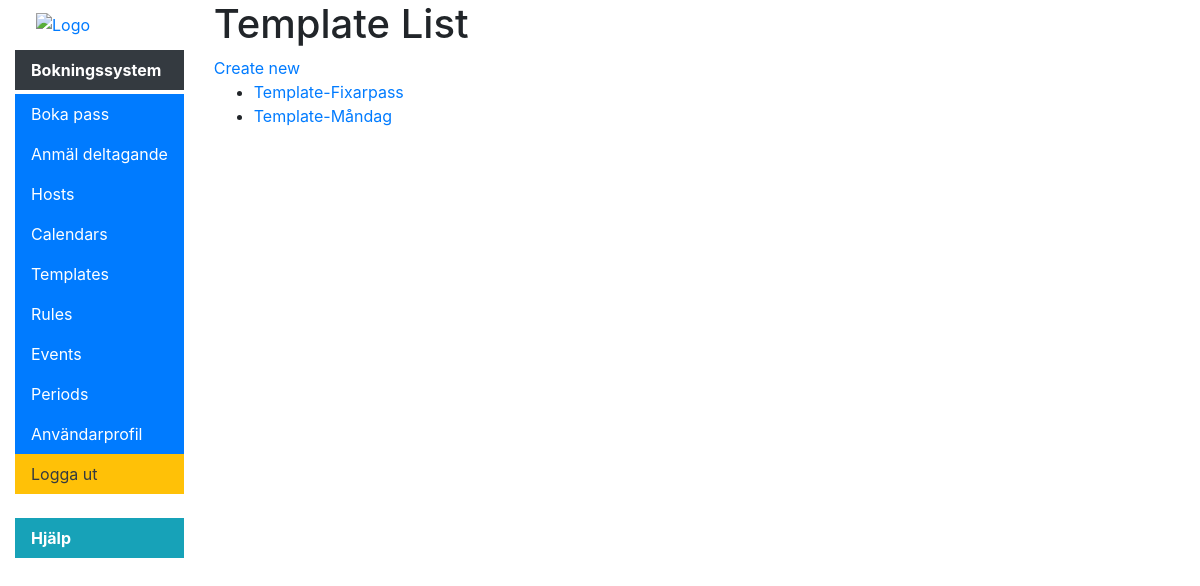
Page /scheduler/templates (signed in) on the earlier database version.
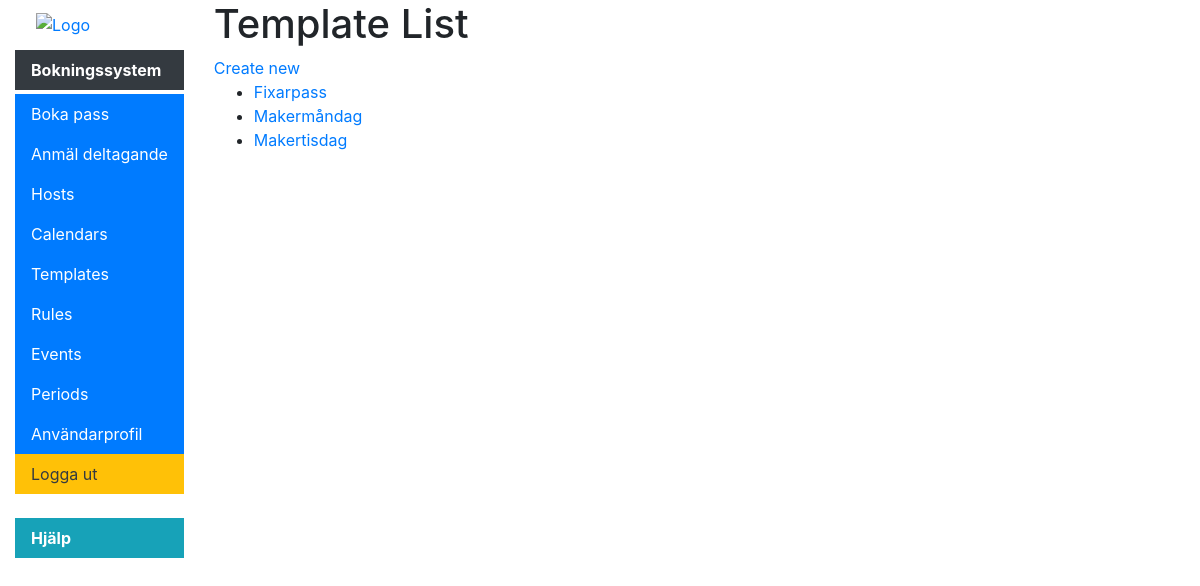
Same page on the later database version.
### scheduler/models.py (models this page shows, shortened)
class EventTemplate(models.Model):
    name = models.CharField(max_length=50, help_text="Enter a human-friendly name for this template")
    count_key = models.CharField(max_length=1, help_text="Key displayed when counting participantcy", default = 'D')
    title = models.CharField(max_length=100, help_text="Enter title to be used for booking")
    header = models.CharField(max_length=200, help_text="Enter a, optional, header for the event to be inserted after the hosts name into the descriptionfield in the calendar event.", null=True, blank=True)
    body = models.TextField(max_length=1000, help_text="Enter a larger body of text to be inserted after the header in the description field in the calendar event", null=True, blank=True)
    num_participants = models.IntegerField(default = 0, help_text="Number of participants, -1 for infinite")
    calendar = models.ForeignKey('SchedulingCalendar', on_delete=models.SET_NULL, null=True, help_text="Select the calendar to sync events to.")
    synchronize = models.BooleanField(default=True, help_text="If active, scheduled events will be synced to Google calendar upon creation.")
    class Meta:
        ordering = ["name"]
    def get_absolute_url(self):
        return reverse('template-detail', args=[str(self.id)])

### scheduler/views.py (the view)
# urls.py: path('templates', views.EventTemplateListView.as_view(), name='templates'),
class EventTemplateListView(UserIsStaffMixin, generic.ListView):
    model = EventTemplate

### scheduler/context_processors.py (called while the page is built)
def extra_menu_processor(request):
    extra = {}
    if hasattr(settings, "MENU_TITLE"):
    	extra['menu_title'] = settings.MENU_TITLE
    if hasattr(settings, "LOGO_PATH"):
        extra['logo_path'] = settings.LOGO_PATH
    if hasattr(settings, "MENU_EXTRA"):
        extra['menu_extra'] = settings.MENU_EXTRA
    return extra

### scheduler/views.py (called while the page is built)
    def test_func(self):
        return self.request.user.is_staff

### scheduler/templates/scheduler/eventtemplate_list.html (shortened to what this page needs)
{% extends "base_generic.html" %}
{% block content %}
    <h1>Template List</h1>
    <a href="{% url 'template-create' %}">Create new</a>
    {% if eventtemplate_list %}
    <ul>
      {% for template in eventtemplate_list %}
      <li>
        <a href="{{ template.get_absolute_url }}">{{ template.name }}</a>
      </li>
      {% endfor %}
    </ul>
    {% else %}
      <p>No templates have been created.</p>
    {% endif %}
{% endblock %}

Differences in the rows shown:
changed EventTemplate: name "Template-Fixarpass" → "Fixarpass"
changed EventTemplate: name "Template-Måndag" → "Makermåndag"
added EventTemplate: name "Makertisdag"
